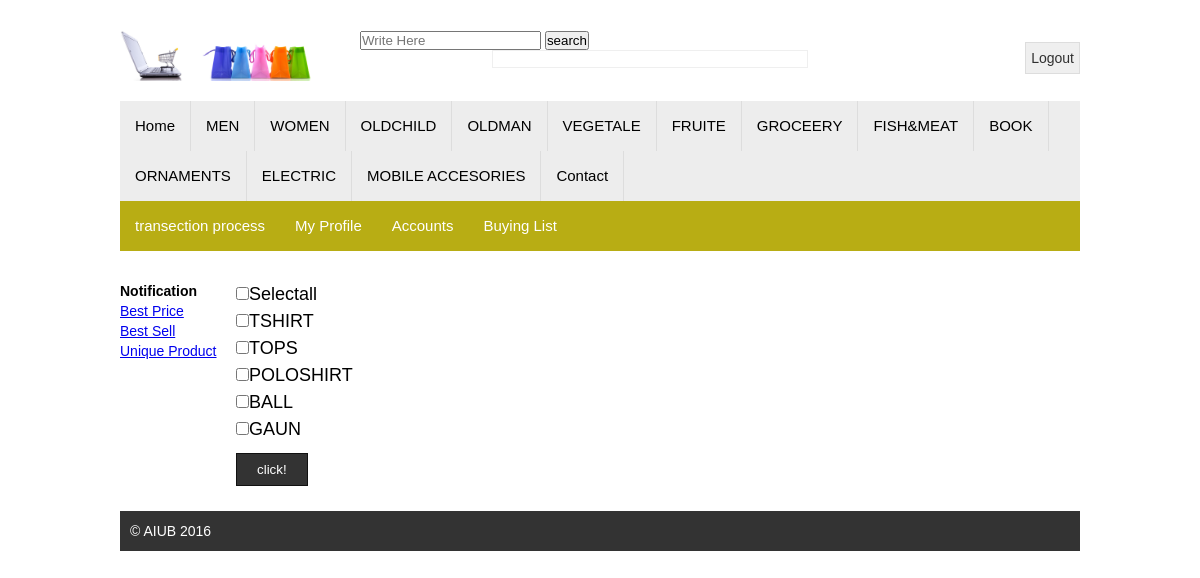
The app's page /sp1_3/buy.php (signed in) with its own data.
### tables this page shows
CREATE TABLE `category` (
  `id` int(6) UNSIGNED NOT NULL,
  `category_name` varchar(100) NOT NULL,
  `signup_date` timestamp NOT NULL DEFAULT CURRENT_TIMESTAMP ON UPDATE CURRENT_TIMESTAMP
);

CREATE TABLE `buylist` (
  `id` int(24) NOT NULL,
  `user_id` int(24) NOT NULL,
  `pro_name` varchar(24) NOT NULL,
  `product_id` int(24) NOT NULL
);

### sp1_3/buy.php (the view, shortened to what this page needs)
<!DOCTYPE html>
<html>
<head>
	<link rel="stylesheet" type="text/css" href="style.css">
		</head>
		<body>
	<div class="signup">
	<?php require 'template/header.php'; ?>
		<?php require 'template/menu2.php'; ?>
<div class="maincontent">
			<div class="content">
<?php
$conn = mysqli_connect("localhost", "root", "","sp1");
$sq2 = "SELECT * FROM  buylist";
$result2 = mysqli_query($conn, $sq2)or die(mysqli_error());
$i=1;
?>
<form action="buy2.php"  method="POST" >
<input type="checkbox" id="selectall" class="css-checkbox " name="selectall"/>Selectall</br>
<?php
if (mysqli_num_rows($result2) > 0) {
    while($row = mysqli_fetch_assoc($result2)) {
?>
					<div>
<?php
$productId=$row["product_id"];
$val=$i+1;
echo '<input  id="'.$i.'" class="checkboxall" type="checkbox"   name="'.$i.'"  value="'.$row["id"].'" onclick="myFunction('.$val.')" />'.$row["pro_name"] ;
$i=$i+1;
$sq3="SELECT * FROM  products";
$result3 = mysqli_query($conn, $sq3)or die(mysqli_error());
if (mysqli_num_rows($result3) > 0) {
    while($row1= mysqli_fetch_assoc($result3)) {
if($productId==$row1["id"]){
 $i=$i+1;
	}
		}
}
	?>
</div>
<?php
	  }
	  ?>
	<div>
<input type="submit" name="Submit" value="click!"/>
					</div>
				</form>
<?php
	}
?>
</div>
<div class="sidebar">
<?php require 'template/sidemenu.php'; ?>
			</div>
</div>
		<div class="footer">
			<p>&copy; AIUB 2016</p>
		</div>
	</div>
</body>
</html>

### sp1_3/template/menu2.php (shortened to what this page needs)
<div class="mainmenu">
	<ul>
		<li><a href="index.php">Home</a></li>
		<?php
			$mysqli = new mysqli("localhost","root","","sp1");
			$menusql = "SELECT * FROM category";
			$menuCategory = $mysqli->query($menusql);
			$check_menuCategory = $menuCategory->num_rows;
			if ($check_menuCategory > 0) {
			    while ($menuCategories = $menuCategory->fetch_object()) { ?>
		    		<li><a href="categoryProduct.php?id=<?php echo $menuCategories->id; ?>"><?php echo $menuCategories->category_name; ?></a></li>
	  			<?php }
			}
		?>
		<li><a href="">Contact</a></li>
	</ul>
</div>
	<div class="adminMenu">
		<ul>
			<li><a href="user1.php">transection process</a></li>
			<li><a href="profile2.php">My Profile</a></li>
			<li><a href="user3.php">Accounts</a></li>
		<li><a href="buy.php">Buying List</a></li>
		</ul>
	</div>

### sp1_3/style.css (style rules this page uses)
* { margin: 0;padding: 0 }
body { font-family: arial; font-size: 14px; line-height: 20px; color: #000; }
.signup { width:960px; margin: 30px auto; display: block; overflow: hidden; }
.mainmenu { background:#ededed; overflow: hidden; }
.mainmenu ul { margin-bottom:0px; padding: 0; list-style: none; }
.mainmenu ul li { float: left; border-right: 1.5px solid #ddd; }
.mainmenu ul li a { display: block; color: #000; padding: 15px 15px; text-decoration: none; font-size: 15px; }
.adminMenu { background:#B8AD14; overflow: hidden; }
.adminMenu ul { margin-bottom:0px; padding: 0; list-style: none; }
.adminMenu ul li { float: left; color: }
.adminMenu ul li a { display: block; color: #fff; padding: 15px 15px; text-decoration: none; font-size: 15px; }
.maincontent { overflow: hidden; margin-top: 30px; }
.content { float: right; width: 700px; margin-right:15%; line-height: 1.5; font-size:18px; }
.content input[type=submit] { padding: 8px 20px; background-color: #333; border: 1px solid #111; color: #fff; cursor: pointer; margin-top: 10px; }
.footer { background:#333; color: #fff; margin-top: 25px; padding: 10px; }

### records on screen
category: category_name "MEN"
category: category_name "WOMEN"
category: category_name "OLDCHILD"
category: category_name "OLDMAN"
category: category_name "VEGETALE"
category: category_name "FRUITE"
category: category_name "GROCEERY"
category: category_name "FISH&MEAT"
category: category_name "BOOK"
category: category_name "ORNAMENTS"
category: category_name "ELECTRIC"
category: category_name "MOBILE ACCESORIES"
buylist: pro_name "TSHIRT"
buylist: pro_name "TOPS"
buylist: pro_name "POLOSHIRT"
buylist: pro_name "BALL"
buylist: pro_name "GAUN"
